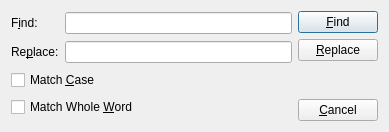
<?xml version="1.0" encoding="UTF-8"?>
<ui version="4.0">
 <class>Dialog</class>
 <widget class="QDialog" name="Dialog">
  <property name="geometry">
   <rect>
    <x>0</x>
    <y>0</y>
    <width>389</width>
    <height>132</height>
   </rect>
  </property>
  <property name="windowTitle">
   <string>Find and Replace</string>
  </property>
  <layout class="QHBoxLayout" name="horizontalLayout">
   <item>
    <layout class="QGridLayout" name="gridLayout">
     <item row="0" column="0">
      <widget class="QLabel" name="label">
       <property name="text">
        <string>F&amp;ind:</string>
       </property>
       <property name="buddy">
        <cstring>lineEdit</cstring>
       </property>
      </widget>
     </item>
     <item row="0" column="1">
      <widget class="QLineEdit" name="lineEdit"/>
     </item>
     <item row="1" column="0">
      <widget class="QLabel" name="label_2">
       <property name="text">
        <string>Re&amp;place:</string>
       </property>
       <property name="buddy">
        <cstring>lineEdit_2</cstring>
       </property>
      </widget>
     </item>
     <item row="1" column="1">
      <widget class="QLineEdit" name="lineEdit_2"/>
     </item>
     <item row="2" column="0" colspan="2">
      <widget class="QCheckBox" name="checkBox">
       <property name="text">
        <string>Match &amp;Case</string>
       </property>
      </widget>
     </item>
     <item row="3" column="0" colspan="2">
      <widget class="QCheckBox" name="checkBox_2">
       <property name="text">
        <string>Match Whole &amp;Word</string>
       </property>
      </widget>
     </item>
    </layout>
   </item>
   <item>
    <layout class="QVBoxLayout" name="verticalLayout">
     <item>
      <widget class="QPushButton" name="pushButton">
       <property name="text">
        <string>&amp;Find</string>
       </property>
      </widget>
     </item>
     <item>
      <widget class="QPushButton" name="pushButton_2">
       <property name="text">
        <string>&amp;Replace</string>
       </property>
      </widget>
     </item>
     <item>
      <spacer name="verticalSpacer">
       <property name="orientation">
        <enum>Qt::Vertical</enum>
       </property>
       <property name="sizeHint" stdset="0">
        <size>
         <width>20</width>
         <height>40</height>
        </size>
       </property>
      </spacer>
     </item>
     <item>
      <widget class="QPushButton" name="pushButton_3">
       <property name="text">
        <string>&amp;Cancel</string>
       </property>
      </widget>
     </item>
    </layout>
   </item>
  </layout>
 </widget>
 <tabstops>
  <tabstop>lineEdit</tabstop>
  <tabstop>lineEdit_2</tabstop>
  <tabstop>pushButton</tabstop>
  <tabstop>pushButton_2</tabstop>
  <tabstop>checkBox</tabstop>
  <tabstop>checkBox_2</tabstop>
  <tabstop>pushButton_3</tabstop>
 </tabstops>
 <resources/>
 <connections>
  <connection>
   <sender>pushButton_3</sender>
   <signal>clicked()</signal>
   <receiver>Dialog</receiver>
   <slot>reject()</slot>
   <hints>
    <hint type="sourcelabel">
     <x>302</x>
     <y>102</y>
    </hint>
    <hint type="destinationlabel">
     <x>328</x>
     <y>67</y>
    </hint>
   </hints>
  </connection>
 </connections>
</ui>
